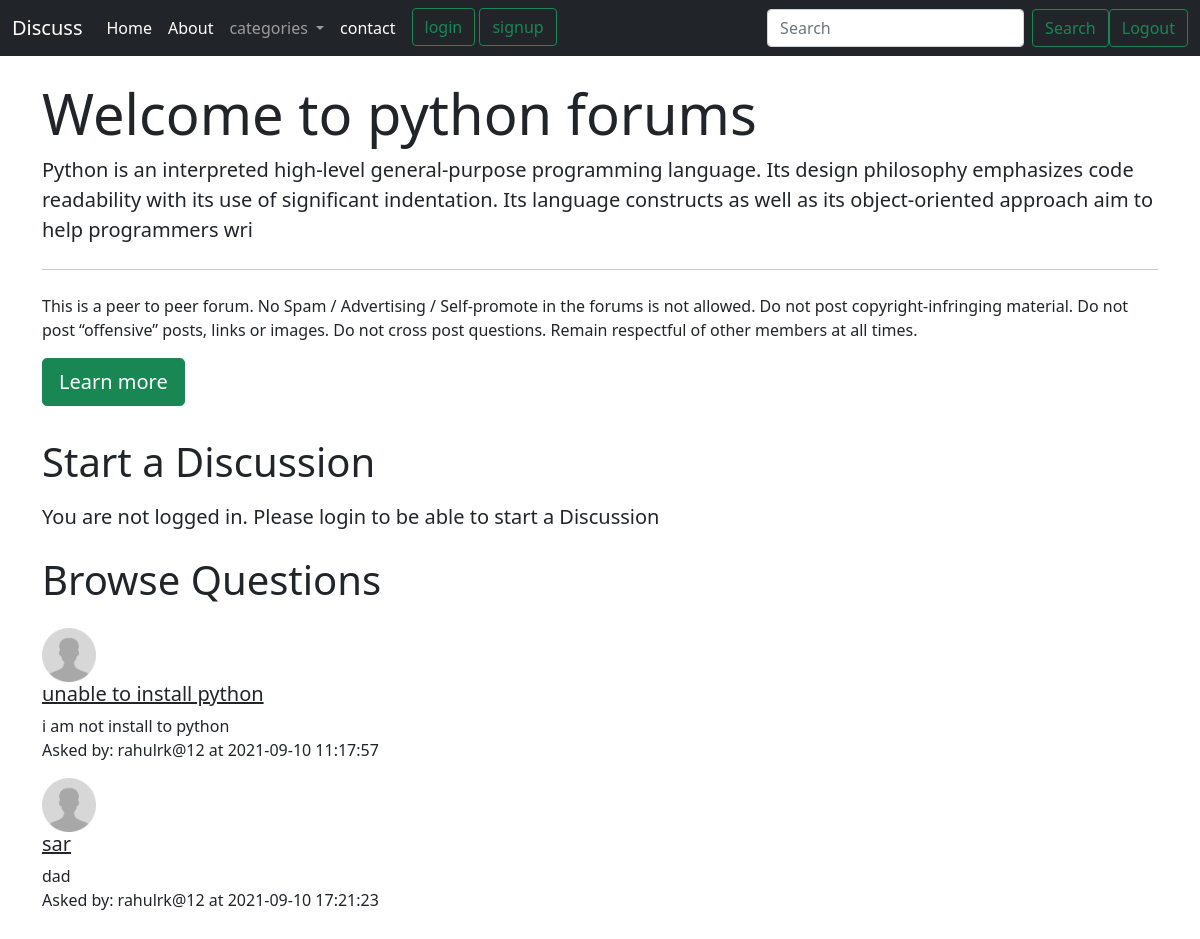
The app's page /threadlist.php?catid=1 with its own data.
### tables this page shows
CREATE TABLE `category` (
  `category_id` int(8) NOT NULL,
  `category_name` varchar(256) NOT NULL,
  `category_description` varchar(256) NOT NULL,
  `created` datetime NOT NULL DEFAULT current_timestamp()
);

CREATE TABLE `thread` (
  `thread_id` int(7) NOT NULL,
  `thread_title` varchar(255) NOT NULL,
  `thread_desc` text NOT NULL,
  `thread_cat_id` int(7) NOT NULL,
  `thread_user_id` int(7) NOT NULL,
  `timestamp` datetime NOT NULL DEFAULT current_timestamp()
);

CREATE TABLE `user` (
  `sno` int(8) NOT NULL,
  `user_name` varchar(30) NOT NULL,
  `user_pass` varchar(256) NOT NULL,
  `timestamp` datetime NOT NULL DEFAULT current_timestamp()
);

### threadlist.php (the view, shortened to what this page needs)
<!doctype html>
<html lang="en">
<head>
    <link href="https://cdn.jsdelivr.net/npm/bootstrap@5.1.1/dist/css/bootstrap.min.css" rel="stylesheet"
>
</head>
<body>
    <?php include 'partials/_dbconnect.php';?>
    <?php include 'partials/_header.php';?>
    <?php
    $id = $_GET['catid'];
    $sql = "SELECT * FROM `category` WHERE category_id =$id";
    $result = mysqli_query($conn, $sql);
    while($row = mysqli_fetch_assoc($result)){
        $catname = $row['category_name'];
        $catdesc = $row['category_description'];
    }
    ?>
    <div class="container my-4">
        <div class="jumbotron">
            <h1 class="display-4">Welcome to <?php echo $catname;?> forums</h1>
            <p class="lead"> <?php echo $catdesc;?></p>
            <hr class="my-4">
            <p>This is a peer to peer forum. No Spam / Advertising / Self-promote in the forums is not allowed. Do not
                post copyright-infringing material. Do not post “offensive” posts, links or images. Do not cross post
                questions. Remain respectful of other members at all times.</p>
            <a class="btn btn-success btn-lg" href="#" role="button">Learn more</a>
        </div>
    </div>
  <?php
    if(isset($_SESSION['loggedin']) && $_SESSION['loggedin']==true){
    echo '<div class="container">
            <h1 class="py-2">Start a Discussion</h1>
            <form action="'. $_SERVER["REQUEST_URI"] . '" method="post">
                <div class="form-group">
                    <label for="exampleInputEmail1">Problem Title</label>
                    <input type="text" class="form-control" id="title" name="title" aria-describedby="emailHelp">
                    <small id="emailHelp" class="form-text text-muted">Keep your title as short and crisp as
                        possible</small>
                </div>
                <input type="hidden" name="sno" value="'. $_SESSION["sno"]. '">
                <div class="form-group">
                    <label for="exampleFormControlTextarea1">Ellaborate Your Concern</label>
                    <textarea class="form-control" id="desc" name="desc" rows="3"></textarea>
                </div>
                <button type="submit" class="btn btn-success">Submit</button>
            </form>
        </div>';
    }
    else{
        echo '
        <div class="container">
        <h1 class="py-2">Start a Discussion</h1>
           <p class="lead">You are not logged in. Please login to be able to start a Discussion</p>
        </div>
        ';
    }
    ?>
    <div class="container mb-5" id="ques">
        <h1 class="py-2">Browse Questions</h1>
        <?php
    $id = $_GET['catid'];
    $sql = "SELECT * FROM `thread` WHERE thread_cat_id=$id";
    $result = mysqli_query($conn, $sql);
    while($row = mysqli_fetch_assoc($result)){
        $id = $row['thread_id'];
        $title = $row['thread_title'];
        $desc = $row['thread_desc'];
        $thread_time = $row['timestamp'];
        $thread_user_id = $row['thread_user_id'];
       $sql2 = "SELECT user_name FROM `user`WHERE sno='$thread_user_id'";
        $result2 = mysqli_query($conn, $sql2);
        $row2 = mysqli_fetch_assoc($result2);
        echo '<div class="media my-3">
            <img src="img/userdefault.png" width="54px" class="mr-3" alt="...">
            <div class="media-body">'.
             '<h5 class="mt-0"> <a class="text-dark" href="thread.php?threadid=' . $id. '">'. $title . ' </a></h5>
                '. $desc . ' </div>'.'<div class="font-weight-bold my-0"> Asked by: '. $row2['user_name'] . ' at '. $thread_time. '</div>'.
        '</div>';
        }
    ?>
    </div>
</body>
</html>

### partials/_header.php (shortened to what this page needs)
<?php
echo '<nav class="navbar navbar-expand-lg navbar-dark bg-dark">
<div class="container-fluid">
  <a class="navbar-brand" href="/forums">Discuss</a>
  <button class="navbar-toggler" type="button" data-bs-toggle="collapse" data-bs-target="#navbarSupportedContent" aria-controls="navbarSupportedContent" aria-expanded="false" aria-label="Toggle navigation">
    <span class="navbar-toggler-icon"></span>
  </button>
  <div class="collapse navbar-collapse" id="navbarSupportedContent">
    <ul class="navbar-nav me-auto mb-2 mb-lg-0">
      <li class="nav-item">
        <a class="nav-link active" href="/forums"> Home <span class="sr-only"></span></a>
      </li>
      <li class="nav-item">
        <a class="nav-link active" href="about.php">About</a>
      </li>
      <li class="nav-item dropdown">
        <a class="nav-link dropdown-toggle" href="#" id="navbarDropdown" role="button" data-bs-toggle="dropdown" aria-expanded="false">
          categories
        </a>
        <ul class="dropdown-menu" aria-labelledby="navbarDropdown">
          <li><a class="dropdown-item" href="#">Action</a></li>
          <li><a class="dropdown-item" href="#">Another action</a></li>
          <li><hr class="dropdown-divider"></li>
          <li><a class="dropdown-item" href="#">Something else here</a></li>
        </ul>
      </li>
      <li class="nav-item">
        <a class="nav-link active" href="contact.php">contact</a>
      </li>
      <div class="mx-2">
          <button class="btn btn-outline-success" data-bs-toggle="modal" data-bs-target="#loginmodal">login</button>
          <button class="btn btn-outline-success" data-bs-toggle="modal" data-bs-target="#signupmodal">signup</button>
      </div>
    </ul>
    <form class="d-flex">
      <input class="form-control me-2" type="search" placeholder="Search" aria-label="Search">
      <button class="btn btn-outline-success" type="submit">Search</button>
      <a href="partials/_logout.php" class="btn btn-outline-success ml-2">Logout</a>
    </form>
  </div>
</div>
</nav>';
?>

### records on screen
category: category_name "python", category_description "Python is an interpreted high-level general-purpose programming language. Its design philosophy emphasizes code readability with its use of significant indentation. Its language constructs as well as its object-oriented approach aim to help programmers wri"
thread: thread_title "unable to install python", thread_desc "i am not install to python", user.user_name "rahulrk@12", timestamp "2021-09-10 11:17:57"
thread: thread_title "sar", thread_desc "dad", user.user_name "rahulrk@12", timestamp "2021-09-10 17:21:23"
